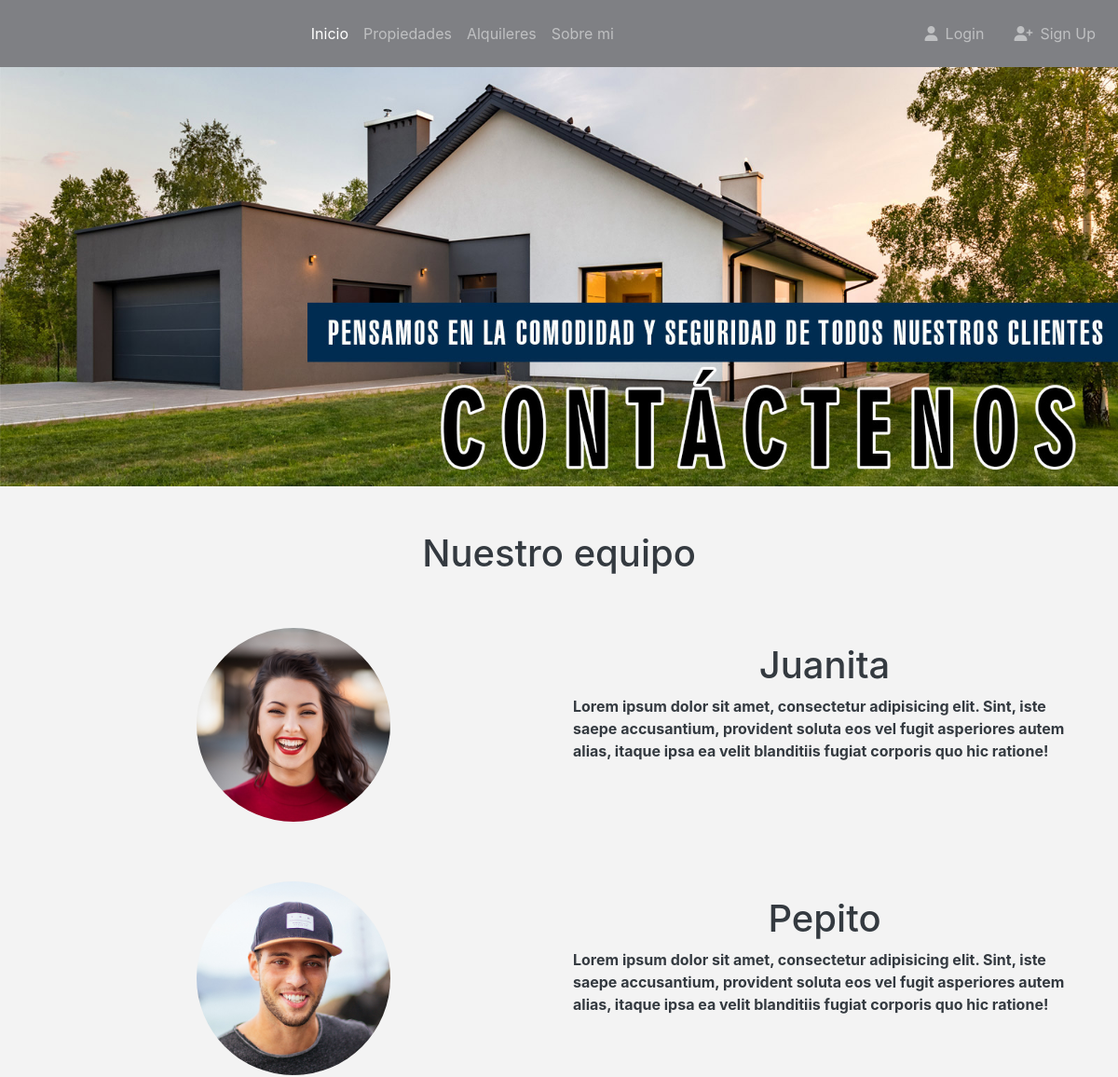
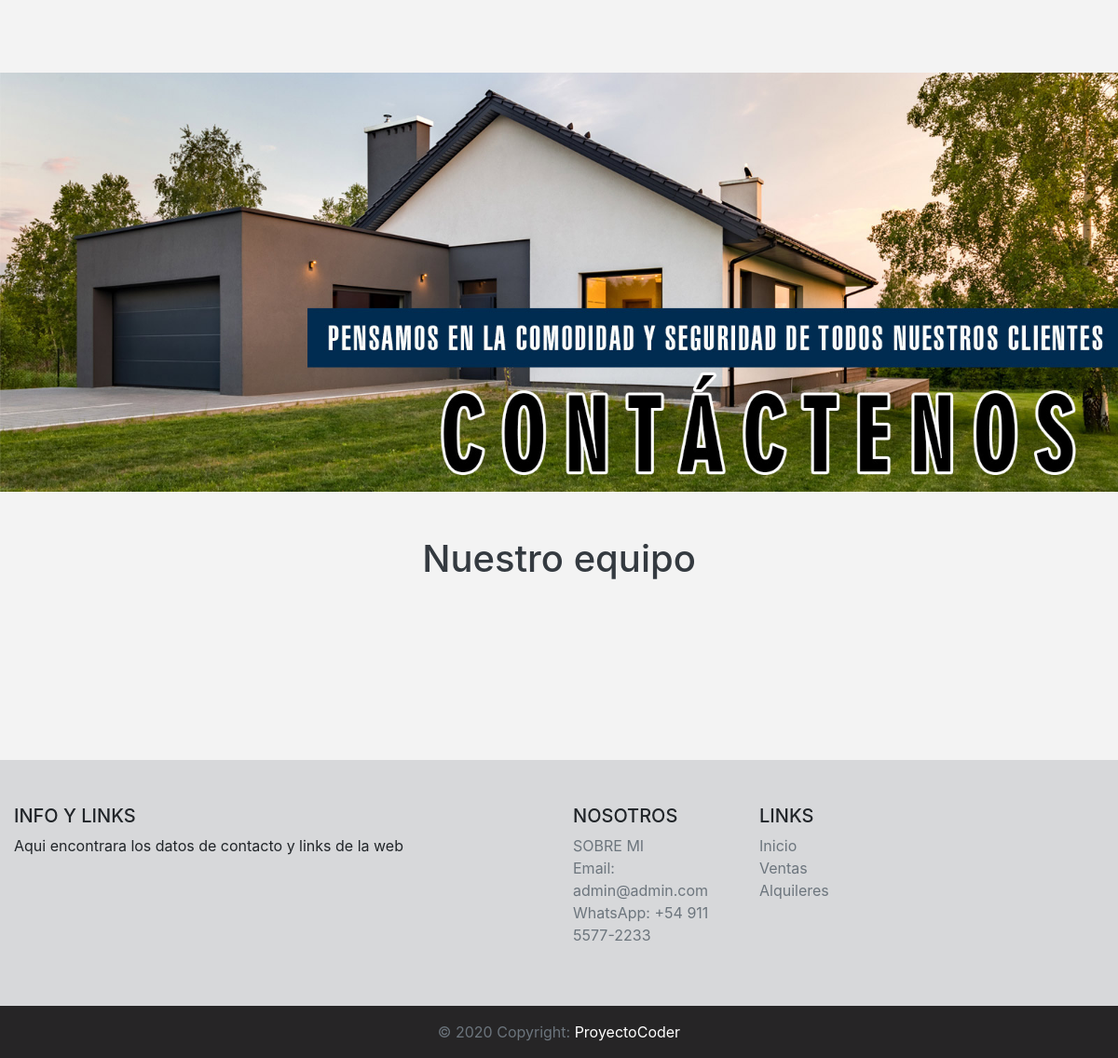
/, run on an earlier commit of the app's database (2 pictures, top to bottom).
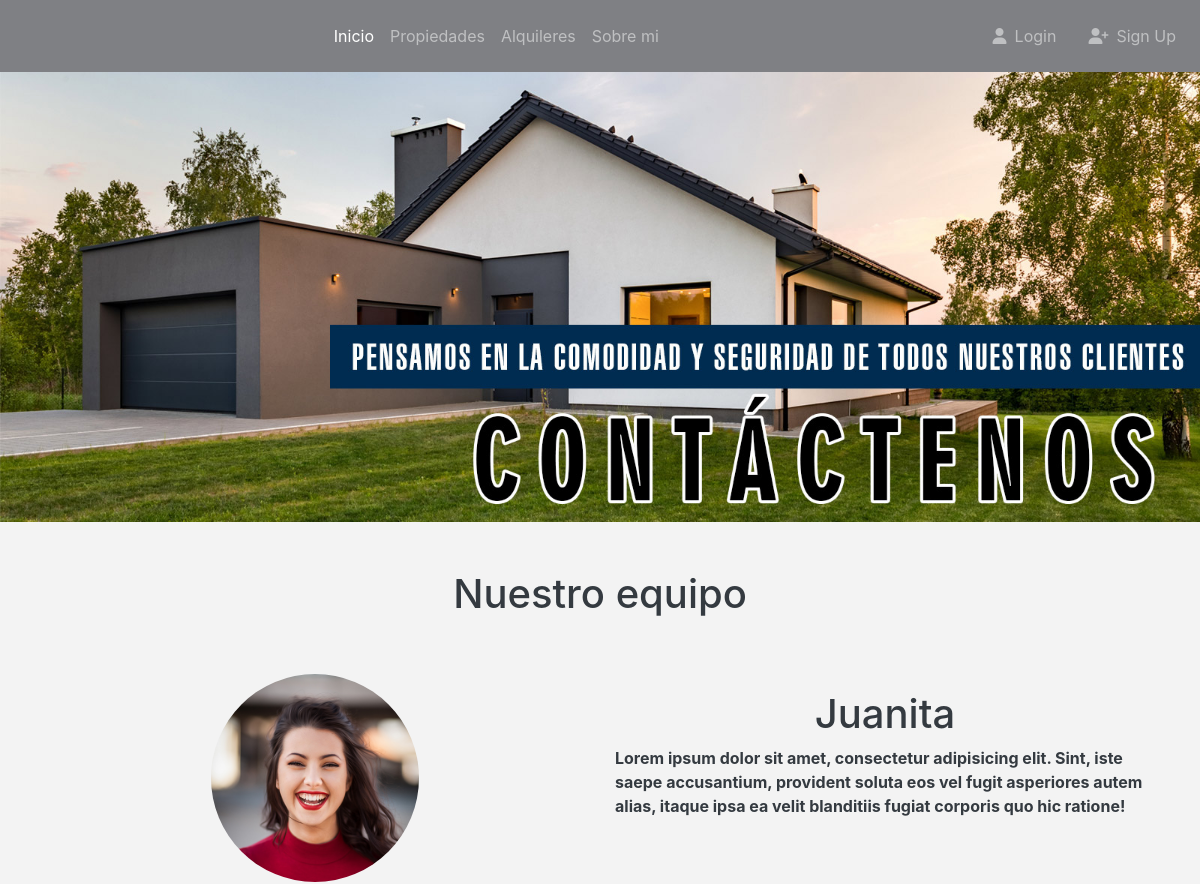
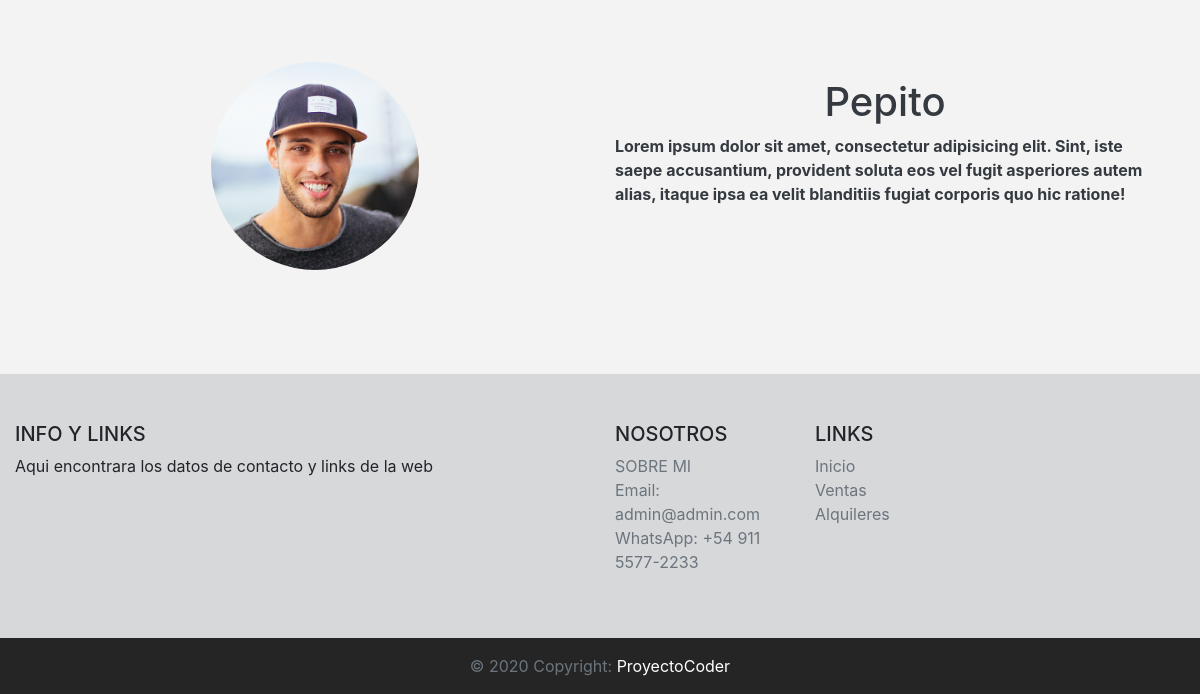
And on a later commit of the database (2 pictures, top to bottom).
### data/models.py (models this page shows, shortened)
class IndexChange(models.Model):
    background = models.ImageField(upload_to='index_image', null=True, blank=True, verbose_name='Imagen Principal')
    team = models.CharField(max_length=50, null=True, blank=True, verbose_name='Titulo de equipo')
    img1 = models.ImageField(upload_to='index_image', null=True, blank=True)
    title1 = models.CharField(max_length=50, null=True, blank=True, verbose_name='Persona 1')
    description1 = models.CharField(max_length=300, null=True, blank=True)
    img2 = models.ImageField(upload_to='index_image', null=True, blank=True)
    title2 = models.CharField(max_length=50, null=True, blank=True, verbose_name='Persona 2')
    description2 = models.CharField(max_length=300, null=True, blank=True)
    img3 = models.ImageField(upload_to='index_image', null=True, blank=True)
    title3 = models.CharField(max_length=50, null=True, blank=True, verbose_name='Persona 3')
    description3 = models.CharField(max_length=300, null=True, blank=True)
    class Meta:
        verbose_name = 'Modificacion'
        verbose_name_plural = 'Modificaciones'

### Proyecto01/views.py (the view)
# urls.py: path('', index, name = 'index'),
def index(request):
    data = IndexChange.objects.all()
    context = {
        'data': data,
    }
    return render(request, 'index.html', context=context)

### templates/index.html (shortened to what this page needs)
{% extends 'base.html' %}
{% block index %}
    <li class="nav-item active">
{% endblock %}
{% block content %}
    {% for dat in data %}
        <div>
        {% if dat.background.url != '' %}
            <img src="{{ dat.background.url }}" class="w-100">
        {% endif %}
        </div>
        <section>
            <div class="container mt-5">
                <div class="row">
                    {% if dat.team != None %}
                    <div class="col text-dark text-center"><h1>{{ dat.team }}</h1></div>
                    {% endif %}
                </div>
                <div class="row mt-5">
                    <div class="col-lg-6">
                        <div class="rounded-circle text-center">
                            {% if dat.img1 != '' %}
                            <img class="rounded-circle mb-3" src="{{ dat.img1.url }}" style="width: 13rem;">
                            {% endif %}
                        </div>
                    </div>
                    <div class="col-lg-6 text-dark ">
                        {% if dat.title1 != None %}
                        <h1 class="text-center mt-3">{{ dat.title1 }}</h1>
                        {% endif %}
                        {% if dat.description1 != None %}
                        <p class="font-weight-bold text-left">{{ dat.description1 }}</p>
                        {% endif %}
                    </div>
                </div>
                <div class="row mt-5">
                    <div class="col-lg-6">
                        <div class="rounded-circle text-center">
                            {% if dat.img2 != '' %}
                            <img class="rounded-circle mb-3" src="{{ dat.img2.url }}" style="width: 13rem;">
                            {% endif %}
                        </div>
                    </div>
                    <div class="col-lg-6 text-dark ">
                        {% if dat.title2 != None %}
                        <h1 class="text-center mt-3">{{ dat.title2 }}</h1>
                        {% endif %}
                        {% if dat.description2 != None %}
                        <p class="font-weight-bold text-left">{{ dat.description2 }}</p>
                        {% endif %}
                    </div>
                </div>
                <div class="row mt-5">
                    <div class="col-lg-6">
                    </div>
                    <div class="col-lg-6 text-dark ">
                    </div>
                </div>
            </div>
        </section>
    {% endfor %}
{% endblock %}

### templates/base.html (shortened to what this page needs)
<!DOCTYPE html>
<html lang="en">
<head>
    <link rel="stylesheet" href="https://cdn.jsdelivr.net/npm/bootstrap@4.6.2/dist/css/bootstrap.min.css">
</head>
<body style="background-color: #f3f3f3;">
    <header>
        <nav class="navbar navbar-expand-lg navbar-dark" style="background-color: #7f8084;">
            <div class="collapse navbar-collapse text-center" id="navbarSupportedContent">
                <div class="navbar-nav ml-auto mr-auto mt-2 mb-2">
                    {% block index %} {% endblock %}
                        <a class="nav-link" href="/">Inicio</a>
                    </li>
                        <a class="nav-link" href="/sales/list-sale/">Propiedades</a>
                        <a class="nav-link" href="/rentals/list-rental/">Alquileres</a>
                        <a class="nav-link" href="/about/">Sobre mi</a>
                </div>
                {% if request.user.is_authenticated %}
                <div class="navbar-nav">
                    <li class="nav-item dropdown">
                        <a class="nav-link dropdown-toggle mr-2" href="#" role="button" data-toggle="dropdown" aria-expanded="false">Perfil</a>
                        <div class="dropdown-menu">
                            <a class="dropdown-item" href="/users/profile/"><i class="fa-solid fa-user d-inline block mr-2"></i>Ver perfil</a>
                            <a class="dropdown-item" href="/users/update_profile/"><i class="fa-solid fa-user-pen mr-2"></i>Editar perfil</a>
                            <div class="dropdown-divider"></div>
                            <a class="dropdown-item" href="/users/logout/"><i class="fa-solid fa-right-from-bracket mr-2"></i>LogOut</a>
                        </div>
                    </li>
                <div>
                <div class="navbar-nav d-none d-lg-block">
                    <li class="nav-item">
                        <a class="nav-link ml-2" href="#">Bienvenido - {{request.user}} -</a>
                    </li>
                </div>
                {% else %}
                <div class="navbar-nav">
                        <a class="nav-link mr-2 ml-2" href="/users/login/"><i class="fa-solid fa-user mr-2"></i>Login</a>
                    <li class="nav-item">
                        <a class="nav-link ml-2" href="/users/signup/"><i class="fa-solid fa-user-plus mr-2"></i>Sign Up</a>
                    </li>
                </div>
                {% endif %}
            </div>
        </nav>
    </header>
{% block content %}
{% endblock %}
<footer class="page-footer font-small blue pt-4">
    <div class="container-fluid text-center text-md-left" style="background-color: #d7d8da;">
      <br>
      <br>
      <div class="row">
        <div class="col-md-6 mt-md-0 mt-3">
          <h5 class="text-uppercase">Info y Links</h5>
          <p>Aqui encontrara los datos de contacto y links de la web</p>
        </div>
        <div class="col-md-2 mb-md-0 mb-3">
          <h5 class="text-uppercase">Nosotros</h5>
          <ul class="list-unstyled">
            <li>
              <a href="/about/" class="text-muted">SOBRE MI</a>
            </li>
            <li>
              <a href="mailto:admin@admin.com" class="text-muted">Email: admin@admin.com</a>
            </li>
            <li>
              <a href="https://wa.me/1153742335/?text=Hola!" class="text-muted">WhatsApp: +54 911 5577-2233</a>
            </li>
          </ul>
        </div>
        <div class="col-md-2 mb-md-0 mb-3">
          <h5 class="text-uppercase">Links</h5>
          <ul class="list-unstyled">
            <li>
              <a href="/" class="text-muted">Inicio</a>
            </li>
            <li>
              <a href="/sales/list-sale/" class="text-muted">Ventas</a>
            </li>
            <li>
              <a href="/rentals/list-rental/" class="text-muted">Alquileres</a>
            </li>
          </ul>
        </div>
      </div>
      <br>
      <br>
    </div>
    <div class="footer-copyright text-center py-3 text-white text-muted" style="background-color: #262526;">© 2020 Copyright:
      <a href="/" class="text-white"> ProyectoCoder</a>
    </div>
  </footer>
</body>
</html>

What changed in the data, as far as the page shows it:
removed IndexChange: background (picture), team "Nuestro equipo"
